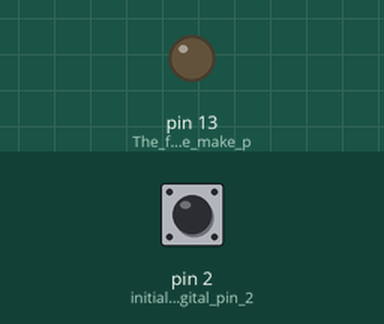
Recording of a sketch running on a simulated Arduino Uno, built with avr-gcc and run on an emulated ATmega328P. Shown: output pins drawn as LEDs (lit = HIGH). The test bench sets the inputs (shaded band); at power-on: pin 2 (initialize_digital_pin_2) HIGH. What the sketch prints to the serial monitor is not drawn.

Above: at 1.2 s.
1.3 s: pin 2 (initialize_digital_pin_2) pulled LOW for 0.15 s
At 1.38 s:
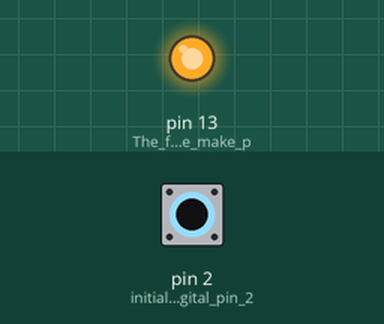
2.9 s: pin 2 (initialize_digital_pin_2) pulled LOW for 3.2 s
At 7.3 s:
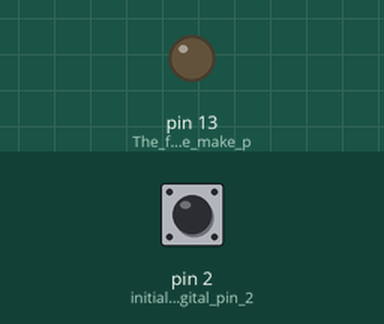
Timing chart, 0 to 8.8 s (numbered marks = the images above; inputs shaded):
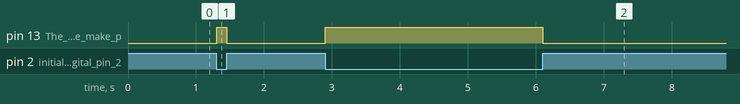

The sketch:

I_O_with_Arduino.ino
```cpp
void setup()

{
  Serial.begin(9600); // 9600 bits of data persecond or 1200 bytes /
  pinMode(2,INPUT_PULLUP); //  initialize digital pin 2 as an input with the internal pull-up resistor enabled
  pinMode(13,OUTPUT); // The following line make pin 13, with the onboard LED, an output

}

void loop()
{
  int sensorValue = digitalRead(2);// variable to hold sensor value either "1" or "0"
                                   // pushbutton state into sensorValue variable
  Serial.println(sensorValue, DEC); // printing value of pushbutton

  if (sensorValue == HIGH)
  {
    digitalWrite(13, LOW);
  }
  else
  {
    digitalWrite(13, HIGH);
  }
}
```

Measured:
- after the input at 1.3 s, pin 13 (The_following_line_make_p): LOW → HIGH at once, → LOW 0.15 s later
- after the input at 2.9 s, pin 13 (The_following_line_make_p): LOW → HIGH at once, → LOW 3.2 s later
